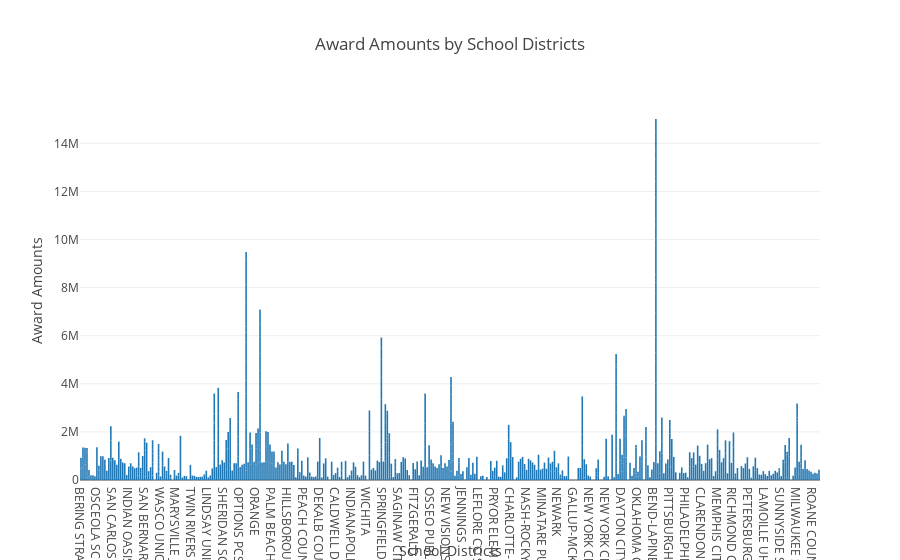

This figure's notebook cell:
### Markdown cell above
#### Total Funding in the year 2010-201 is USD 318,566,716.

### Code cell
trace1 = [go.Bar(x=fundingdata.DistrictName,
                 y=fundingdata.Award)]
layout = go.Layout(title="Award Amounts by School Districts",
                   yaxis=dict(title='Award Amounts'),
                   xaxis=dict(title='School Districts'))
fig = go.Figure(data=trace1, layout=layout)
py.offline.iplot(fig)

### Figure 1 — Plotly figure (JSON) as saved in the notebook; plotly's stock layout.template omitted (floating-point values rounded to 4 significant figures; data arrays with more than 128 entries replaced by an {"elided": "..."} marker saying what was removed)
{"data": [{"type": "bar", "uid": "6a39b52e-f39d-11e8-a512-d0c5d302af1c", "x": {"elided": "757 str values"}, "y": {"elided": "757 int values"}}], "layout": {"title": "Award Amounts by School Districts", "xaxis": {"title": "School Districts"}, "yaxis": {"title": "Award Amounts"}}}
